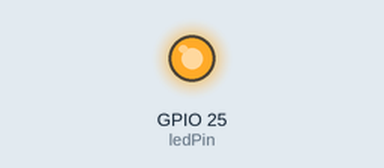
Simulated run of this sketch. Board: ESP32. Shown: output pins drawn as LEDs (lit = HIGH).

Above: at 2.5 s.
At 7.5 s:
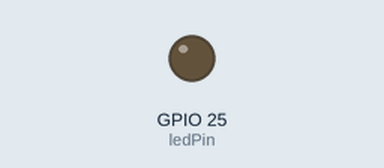
Timing chart, 0 to 13.0 s (numbered marks = the images above):
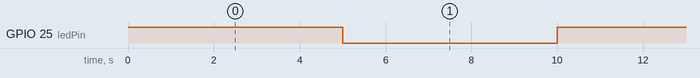

Measured:
- by itself, GPIO 25 (ledPin): alternates HIGH for 5.0 s and LOW for 5.0 s

The sketch:

blink.ino
```cpp
int ledPin = 25;

void setup() {
  // LEDピンを出力モードに設定
    pinMode(ledPin, OUTPUT);
    }

    void loop() {
      digitalWrite(ledPin, HIGH);   // LEDを点灯
      delay(5000);                  // 1秒間待機
	digitalWrite(ledPin, LOW);    // LEDを消灯
	delay(5000);                  // 1秒間待機
	    }
```
